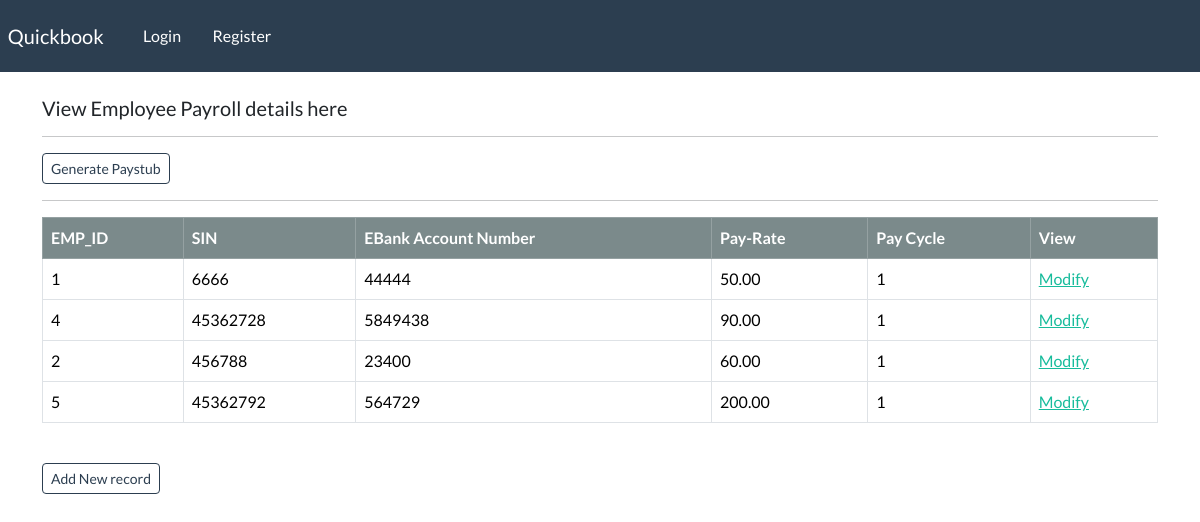
Page /payroll on the committed database.
### webapp/models.py (models this page shows)
class payroll_table(models.Model):
    payroll_table_id=models.AutoField(primary_key=True)
    fk_emp_id=models.ForeignKey(employee_record,on_delete=models.CASCADE,null=True)
    emp_sin=models.IntegerField()
    emp_account_Number=models.BigIntegerField()
    emp_payrate=models.DecimalField(max_digits=5, decimal_places=2)
    pay_cycle=models.SmallIntegerField(default=1)
    fk_schedule_id=models.ForeignKey(schedule_table,on_delete=models.CASCADE,null=True)

class employee_record(models.Model):
    emp_id = models.AutoField(primary_key=True)
    emp_fname = models.CharField(max_length=100)
    emp_lname = models.CharField(max_length=100)
    emp_email = models.CharField(max_length=100)
    emp_phone = models.IntegerField()
    emp_address = models.CharField(max_length=250)
    emp_designation = models.CharField(max_length=100)
    def __str__(self):
        return str(self.emp_id)

### webapp/views.py (the view)
# urls.py: path('payroll', views.emp_payroll, name="payroll"),
def emp_payroll(request):
       my_records = payroll_table.objects.all()
       context = {'records': my_records}
       return render(request, 'webapp/payroll.html', context=context)

### webapp/templates/webapp/payroll.html
{% extends 'webapp/base.html' %}
{% block content %}
    <h5> View Employee Payroll details here </h5>
    <hr>
    <a class="btn btn-outline-primary btn-sm" href="{% url 'custom_queryprocessing' %}">
            Generate Paystub
    </a>
    <hr>
    <table class="table table-hover table-bordered">
        <thead class="table-dark">
            <tr>
                <th scope="col"> EMP_ID </th>
                <th scope="col"> SIN </th>
                <th scope="col"> EBank Account Number </th>
                <th scope="col"> Pay-Rate </th>
                <th scope="col"> Pay Cycle </th>
                <th scope="col"> View </th>
            </tr>
        </thead>
        <tbody>
        {% if records %}
            {% for record in records %}
                <tr>
                    <td> {{record.fk_emp_id}} </td>
                    <td> {{record.emp_sin}} </td>
                    <td> {{record.emp_account_Number}} </td>
                    <td> {{record.emp_payrate}} </td>
                    <td> {{record.pay_cycle}} </td>
                    <td> <a href="{% url 'record-payroll' record.fk_emp_id %}"> Modify </a> </td>
                </tr>
            {% endfor %}
        {% endif %}
        </tbody>
    </table>
    <br>
    <a class="btn btn-outline-primary btn-sm" href="{% url 'create-record-payroll' %}"> Add New record </a>
{% endblock %}

### rows in the picture
payroll_table: fk_emp_id "1", emp_sin "6666", emp_account_Number "44444", emp_payrate "50.00", pay_cycle "1"
payroll_table: fk_emp_id "4", emp_sin "45362728", emp_account_Number "5849438", emp_payrate "90.00", pay_cycle "1"
payroll_table: fk_emp_id "2", emp_sin "456788", emp_account_Number "23400", emp_payrate "60.00", pay_cycle "1"
payroll_table: fk_emp_id "5", emp_sin "45362792", emp_account_Number "564729", emp_payrate "200.00", pay_cycle "1"
